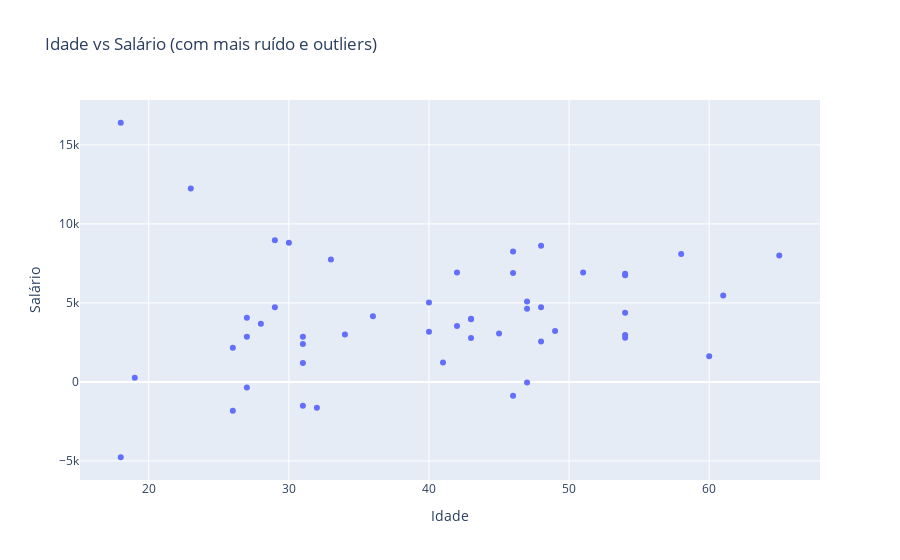

Notebook code cell kept with this figure:
### Markdown cell above
## Base Idade e Salario

### Code cell
import numpy as np
import plotly.express as px

np.random.seed(10)

# Geração de idades (x) entre 18 e 65 anos
x = np.random.randint(18, 66, 50) # 50 idades aleatórias

# Salário base cresce com a idade, mas com mais ruído e alguns outliers
y = (x * np.random.uniform(80, 120, size=x.shape)) + np.random.normal(0, 2500, size=x.shape)

# Adicionando alguns outliers (salários muito altos ou baixos para certas idades)
y[3] += 10000   # Outlier positivo
y[10] -= 7000   # Outlier negativo
y[25] += 9000   # Outlier positivo

# Visualização com Plotly Express
fig = px.scatter(x=x, y=y, labels={'x': 'Idade', 'y': 'Salário'}, title='Idade vs Salário (com mais ruído e outliers)')
fig.show()

### Figure 1 — Plotly figure (JSON) as saved in the notebook; plotly's stock layout.template omitted (floating-point values rounded to 4 significant figures)
{"data": [{"hovertemplate": "Idade=%{x}<br>Salário=%{y}<extra></extra>", "legendgroup": "", "marker": {"color": "#636efa", "symbol": "circle"}, "mode": "markers", "name": "", "orientation": "v", "showlegend": false, "type": "scatter", "x": [27, 54, 33, 18, 46, 43, 47, 47, 26, 27, 18, 60, 58, 54, 34, 54, 65, 29, 42, 61, 51, 26, 54, 32, 31, 23, 31, 43, 31, 46, 40, 48, 48, 43, 30, 19, 49, 54, 45, 36, 47, 31, 40, 41, 48, 29, 46, 28, 42, 27], "xaxis": "x", "y": [-355.1, 2974.0, 7753.0, 16400.0, -874.2, 3960.0, 4625.0, -29.02, 2165.0, 4069.0, -4764.0, 1625.0, 8096.0, 6841.0, 3008.0, 2792.0, 8000.0, 4724.0, 3534.0, 5473.0, 6931.0, -1824.0, 6747.0, -1625.0, 1197.0, 12250.0, 2860.0, 3993.0, 2403.0, 6886.0, 5030.0, 2558.0, 4725.0, 2788.0, 8808.0, 259.7, 3216.0, 4375.0, 3069.0, 4149.0, 5094.0, -1513.0, 3175.0, 1231.0, 8616.0, 8968.0, 8252.0, 3681.0, 6921.0, 2860.0], "yaxis": "y"}], "layout": {"legend": {"tracegroupgap": 0}, "title": {"text": "Idade vs Salário (com mais ruído e outliers)"}, "xaxis": {"anchor": "y", "domain": [0, 1], "title": {"text": "Idade"}}, "yaxis": {"anchor": "x", "domain": [0, 1], "title": {"text": "Salário"}}}}
